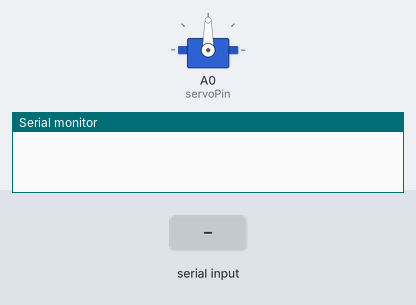
A sketch run on a simulated Arduino Uno, built with avr-gcc and run on an emulated ATmega328P. Shown: servo, the last lines printed to the serial monitor. Inputs (shaded band) come from the test bench.

Above: at 1.2 s.
1.3 s: "90,45\n" received over Serial
At 2.6 s:
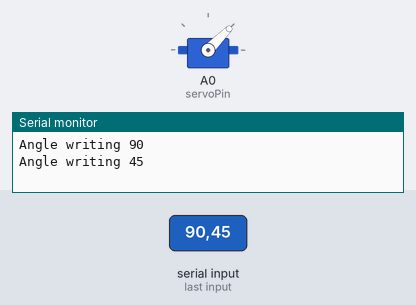
2.9 s: "30,150\n" received over Serial
At 4.1 s:
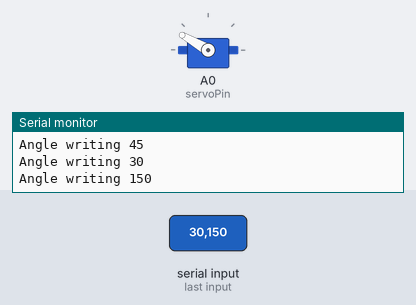
4.4 s: "5\n" received over Serial
At 5.5 s:
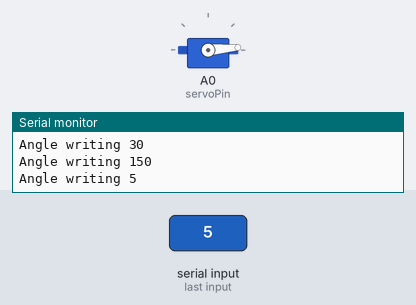
5.9 s: "200\n" received over Serial
At 6.7 s:
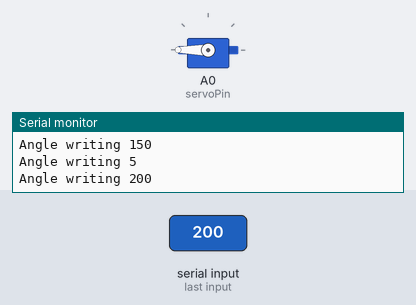
7.4 s: "90\n" received over Serial
At 7.8 s:
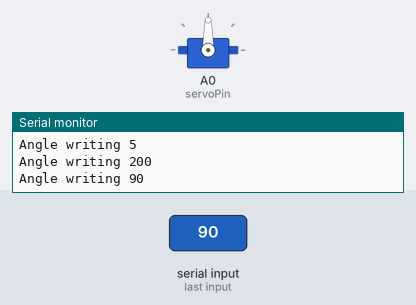
Timing chart, 0 to 9.9 s (numbered marks = the images above; inputs shaded):
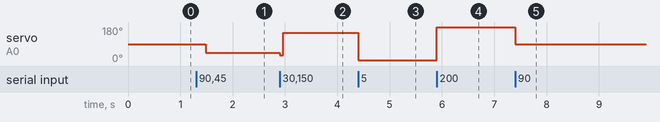

The sketch:

analog_servo.ino
```cpp
#include <Servo.h>

Servo myservo;

const int servoPin = A0;
const int minAngle = 0;
const int maxAngle = 90;

void setup()
{
  Serial.begin(9600);
  myservo.attach(servoPin);//, minAngle, maxAngle);
}

void loop()
{
  int oldAngle = 0;
  int newAngle = 0;
  while(Serial.available() > 0)
  {
    while(newAngle >= 0 && newAngle <= 180)
    {
      newAngle = Serial.parseInt();
      Serial.print("Angle writing ");
      Serial.println(newAngle);
      myservo.write(newAngle);
      delay(calculateDelay(oldAngle, newAngle));
      oldAngle = newAngle;
      if(Serial.peek() == '\n')
      {
        newAngle = -1;
        Serial.read();
      }
    }
  }
}

int calculateDelay(int oldAngle, int newAngle)
{
  //for every degree it takes 2 milliseconds for this servo to move
  return abs(oldAngle-newAngle)*2;
}
```

Measured:
- after the input at 1.3 s, servo on A0 (servoPin): 90° → 45° after 0.18 s
- after the input at 2.9 s, servo on A0 (servoPin): 45° → 30° at once, → 150° 0.06 s later
- after the input at 4.4 s, servo on A0 (servoPin): 150° → 5° at once
- after the input at 5.9 s, servo on A0 (servoPin): 5° → 180° at once
- after the input at 7.4 s, servo on A0 (servoPin): 180° → 90° at once
